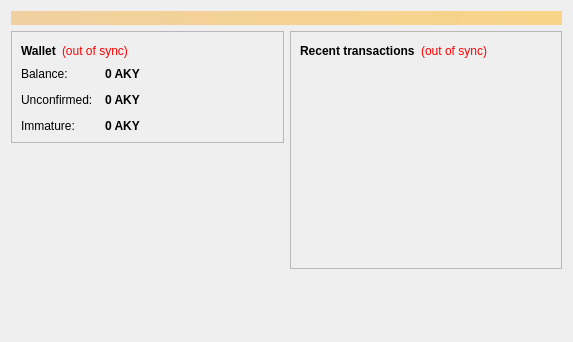
<?xml version="1.0" encoding="UTF-8"?>
<ui version="4.0">
 <class>OverviewPage</class>
 <widget class="QWidget" name="OverviewPage">
  <property name="geometry">
   <rect>
    <x>0</x>
    <y>0</y>
    <width>573</width>
    <height>342</height>
   </rect>
  </property>
  <property name="windowTitle">
   <string>Form</string>
  </property>
  <layout class="QVBoxLayout" name="topLayout">
   <item>
    <widget class="QLabel" name="labelAlerts">
     <property name="visible">
      <bool>false</bool>
     </property>
     <property name="styleSheet">
      <string notr="true">background-color: qlineargradient(x1: 0, y1: 0, x2: 1, y2: 0, stop:0 #F0D0A0, stop:1 #F8D488); color:#000000;</string>
     </property>
     <property name="wordWrap">
      <bool>true</bool>
     </property>
     <property name="margin">
      <number>3</number>
     </property>
    </widget>
   </item>
   <item>
    <layout class="QHBoxLayout" name="horizontalLayout" stretch="1,1">
     <item>
      <layout class="QVBoxLayout" name="verticalLayout_2">
       <item>
        <widget class="QFrame" name="frame">
         <property name="frameShape">
          <enum>QFrame::StyledPanel</enum>
         </property>
         <property name="frameShadow">
          <enum>QFrame::Raised</enum>
         </property>
         <layout class="QVBoxLayout" name="verticalLayout_4">
          <item>
           <layout class="QHBoxLayout" name="horizontalLayout_4">
            <item>
             <widget class="QLabel" name="label_5">
              <property name="font">
               <font>
                <weight>75</weight>
                <bold>true</bold>
               </font>
              </property>
              <property name="text">
               <string>Wallet</string>
              </property>
             </widget>
            </item>
            <item>
             <widget class="QLabel" name="labelWalletStatus">
              <property name="toolTip">
               <string>The displayed information may be out of date. Your wallet automatically synchronizes with the Akuya network after a connection is established, but this process has not completed yet.</string>
              </property>
              <property name="styleSheet">
               <string notr="true">QLabel { color: red; }</string>
              </property>
              <property name="text">
               <string notr="true">(out of sync)</string>
              </property>
              <property name="alignment">
               <set>Qt::AlignLeading|Qt::AlignLeft|Qt::AlignVCenter</set>
              </property>
             </widget>
            </item>
            <item>
             <spacer name="horizontalSpacer_2">
              <property name="orientation">
               <enum>Qt::Horizontal</enum>
              </property>
              <property name="sizeHint" stdset="0">
               <size>
                <width>40</width>
                <height>20</height>
               </size>
              </property>
             </spacer>
            </item>
           </layout>
          </item>
          <item>
           <layout class="QFormLayout" name="formLayout_2">
            <property name="fieldGrowthPolicy">
             <enum>QFormLayout::AllNonFixedFieldsGrow</enum>
            </property>
            <property name="horizontalSpacing">
             <number>12</number>
            </property>
            <property name="verticalSpacing">
             <number>12</number>
            </property>
            <item row="0" column="0">
             <widget class="QLabel" name="label">
              <property name="text">
               <string>Balance:</string>
              </property>
             </widget>
            </item>
            <item row="0" column="1">
             <widget class="QLabel" name="labelBalance">
              <property name="font">
               <font>
                <weight>75</weight>
                <bold>true</bold>
               </font>
              </property>
              <property name="cursor">
               <cursorShape>IBeamCursor</cursorShape>
              </property>
              <property name="toolTip">
               <string>Your current balance</string>
              </property>
              <property name="text">
               <string notr="true">0 AKY</string>
              </property>
              <property name="textInteractionFlags">
               <set>Qt::LinksAccessibleByMouse|Qt::TextSelectableByKeyboard|Qt::TextSelectableByMouse</set>
              </property>
             </widget>
            </item>
            <item row="1" column="0">
             <widget class="QLabel" name="label_3">
              <property name="text">
               <string>Unconfirmed:</string>
              </property>
             </widget>
            </item>
            <item row="1" column="1">
             <widget class="QLabel" name="labelUnconfirmed">
              <property name="font">
               <font>
                <weight>75</weight>
                <bold>true</bold>
               </font>
              </property>
              <property name="cursor">
               <cursorShape>IBeamCursor</cursorShape>
              </property>
              <property name="toolTip">
               <string>Total of transactions that have yet to be confirmed, and do not yet count toward the current balance</string>
              </property>
              <property name="text">
               <string notr="true">0 AKY</string>
              </property>
              <property name="textInteractionFlags">
               <set>Qt::LinksAccessibleByMouse|Qt::TextSelectableByKeyboard|Qt::TextSelectableByMouse</set>
              </property>
             </widget>
            </item>
            <item row="2" column="0">
             <widget class="QLabel" name="labelImmatureText">
              <property name="text">
               <string>Immature:</string>
              </property>
             </widget>
            </item>
            <item row="2" column="1">
             <widget class="QLabel" name="labelImmature">
              <property name="font">
               <font>
                <weight>75</weight>
                <bold>true</bold>
               </font>
              </property>
              <property name="toolTip">
               <string>Mined balance that has not yet matured</string>
              </property>
              <property name="text">
               <string notr="true">0 AKY</string>
              </property>
              <property name="textInteractionFlags">
               <set>Qt::LinksAccessibleByMouse|Qt::TextSelectableByKeyboard|Qt::TextSelectableByMouse</set>
              </property>
             </widget>
            </item>
           </layout>
          </item>
         </layout>
        </widget>
       </item>
       <item>
        <spacer name="verticalSpacer">
         <property name="orientation">
          <enum>Qt::Vertical</enum>
         </property>
         <property name="sizeHint" stdset="0">
          <size>
           <width>20</width>
           <height>40</height>
          </size>
         </property>
        </spacer>
       </item>
        <item>
         <widget class="QLabel" name="label_wallet_bgcoin">
          <property name="text">
           <string/>
          </property>
          <property name="pixmap">
           <pixmap resource="../bitcoin.qrc">:/images/wallet_bgcoin</pixmap>
          </property>
          <property name="scaledContents">
           <bool>false</bool>
          </property>
          <property name="alignment">
           <set>Qt::AlignCenter</set>
          </property>
          <property name="margin">
           <number>-2</number>
          </property>
         </widget>
        </item>
        <item>
         <widget class="QLabel" name="label_6">
          <property name="text">
           <string/>
          </property>
         </widget>
        </item>
      </layout>
     </item>
     <item>
      <layout class="QVBoxLayout" name="verticalLayout_3">
       <item>
        <widget class="QFrame" name="frame_2">
         <property name="frameShape">
          <enum>QFrame::StyledPanel</enum>
         </property>
         <property name="frameShadow">
          <enum>QFrame::Raised</enum>
         </property>
         <layout class="QVBoxLayout" name="verticalLayout">
          <item>
           <layout class="QHBoxLayout" name="horizontalLayout_2">
            <item>
             <widget class="QLabel" name="label_4">
              <property name="text">
               <string>&lt;b&gt;Recent transactions&lt;/b&gt;</string>
              </property>
             </widget>
            </item>
            <item>
             <widget class="QLabel" name="labelTransactionsStatus">
              <property name="toolTip">
               <string>The displayed information may be out of date. Your wallet automatically synchronizes with the Akuya network after a connection is established, but this process has not completed yet.</string>
              </property>
              <property name="styleSheet">
               <string notr="true">QLabel { color: red; }</string>
              </property>
              <property name="text">
               <string notr="true">(out of sync)</string>
              </property>
              <property name="alignment">
               <set>Qt::AlignRight|Qt::AlignTrailing|Qt::AlignVCenter</set>
              </property>
             </widget>
            </item>
            <item>
             <spacer name="horizontalSpacer">
              <property name="orientation">
               <enum>Qt::Horizontal</enum>
              </property>
              <property name="sizeHint" stdset="0">
               <size>
                <width>40</width>
                <height>20</height>
               </size>
              </property>
             </spacer>
            </item>
           </layout>
          </item>
          <item>
           <widget class="QListView" name="listTransactions">
            <property name="styleSheet">
             <string notr="true">QListView { background: transparent; }</string>
            </property>
            <property name="frameShape">
             <enum>QFrame::NoFrame</enum>
            </property>
            <property name="verticalScrollBarPolicy">
             <enum>Qt::ScrollBarAlwaysOff</enum>
            </property>
            <property name="horizontalScrollBarPolicy">
             <enum>Qt::ScrollBarAlwaysOff</enum>
            </property>
            <property name="selectionMode">
             <enum>QAbstractItemView::NoSelection</enum>
            </property>
           </widget>
          </item>
         </layout>
        </widget>
       </item>
       <item>
        <spacer name="verticalSpacer_2">
         <property name="orientation">
          <enum>Qt::Vertical</enum>
         </property>
         <property name="sizeHint" stdset="0">
          <size>
           <width>20</width>
           <height>40</height>
          </size>
         </property>
        </spacer>
       </item>
      </layout>
     </item>
    </layout>
   </item>
  </layout>
 </widget>
 <resources/>
 <connections/>
</ui>
